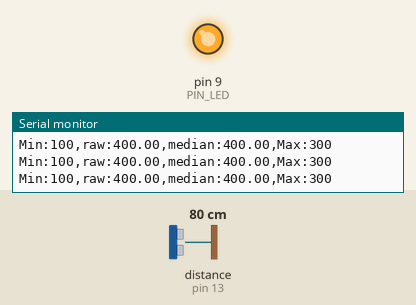
Bench run of a sketch on a simulated Arduino Uno, built with avr-gcc and run on an emulated ATmega328P. Parts: output pins drawn as LEDs (lit = HIGH), the last lines printed to the serial monitor. Wiring (inferred from the names in the program): ultrasonic range finder: trigger pin 12; echo pin 13. The test bench sets the inputs (shaded band); at power-on: distance to the obstacle (sensor on pin 13) 80 cm. The echo pulse lasts 58.3 µs per cm; pins used as bus, display or sensor lines are not drawn.

Above: at 1.2 s.
1.3 s: distance to the obstacle (sensor on pin 13) set to 18 cm
At 2.0 s:
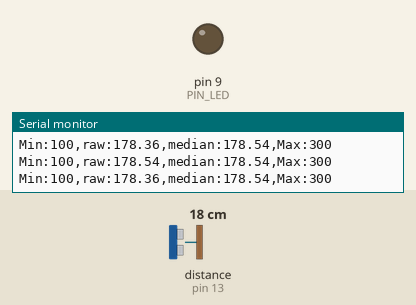
2.8 s: distance to the obstacle (sensor on pin 13) set to 2 cm
At 3.1 s:
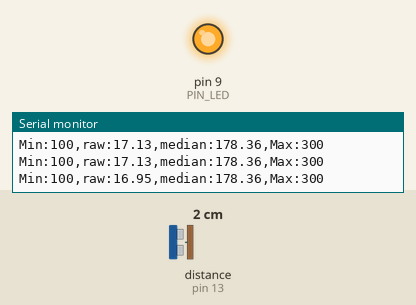
Timing chart, 0 to 5.8 s (numbered marks = the images above; inputs shaded):
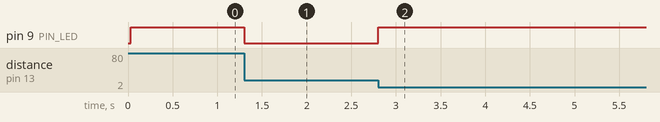

The sketch:

09_example_1.ino
```cpp
#define PIN_LED  9
#define PIN_TRIG 12
#define PIN_ECHO 13

#define SND_VEL 346.0
#define INTERVAL 25
#define PULSE_DURATION 10
#define _DIST_MIN 100
#define _DIST_MAX 300

#define _MEDIAN_N 30

#define TIMEOUT ((INTERVAL / 2) * 1000.0)
#define SCALE (0.001 * 0.5 * SND_VEL)

unsigned long last_sampling_time;
float samples[_MEDIAN_N];
int sample_count = 0;
int sample_index = 0;

float median_filter(float new_sample);

void setup() {

  pinMode(PIN_LED, OUTPUT);
  pinMode(PIN_TRIG, OUTPUT);
  pinMode(PIN_ECHO, INPUT);
  digitalWrite(PIN_TRIG, LOW);

  Serial.begin(57600);
}

void loop() {
  float dist_raw, dist_median;

  if (millis() < last_sampling_time + INTERVAL)
    return;

  dist_raw = USS_measure(PIN_TRIG, PIN_ECHO);

  dist_median = median_filter(dist_raw);

  Serial.print("Min:"); Serial.print(_DIST_MIN);
  Serial.print(",raw:"); Serial.print(min(dist_raw, _DIST_MAX + 100));
  Serial.print(",median:"); Serial.print(min(dist_median, _DIST_MAX + 100));
  Serial.print(",Max:"); Serial.print(_DIST_MAX);
  Serial.println("");

  if ((dist_raw < _DIST_MIN) || (dist_raw > _DIST_MAX))
    digitalWrite(PIN_LED, 1);
  else
    digitalWrite(PIN_LED, 0);

  last_sampling_time += INTERVAL;
}

float median_filter(float new_sample)
{
  samples[sample_index] = new_sample;
  sample_index = (sample_index + 1) % _MEDIAN_N;

  if (sample_count < _MEDIAN_N)
    sample_count++;

  float sorted[_MEDIAN_N];

  for (int i = 0; i < sample_count; i++)
    sorted[i] = samples[i];

  for (int i = 1; i < sample_count; i++) {
    float key = sorted[i];
    int j = i - 1;

    while (j >= 0 && sorted[j] > key) {
      sorted[j + 1] = sorted[j];
      j--;
    }
    sorted[j + 1] = key;
  }

  if (sample_count % 2 == 1)
    return sorted[sample_count / 2];

  return (sorted[sample_count / 2 - 1] + sorted[sample_count / 2]) / 2.0;
}

float USS_measure(int TRIG, int ECHO)
{
  digitalWrite(TRIG, HIGH);
  delayMicroseconds(PULSE_DURATION);
  digitalWrite(TRIG, LOW);

  return pulseIn(ECHO, HIGH, TIMEOUT) * SCALE;
}
```

Measured:
- after the input at 1.3 s, pin 9 (PIN_LED): HIGH → LOW at once
- after the input at 2.8 s, pin 9 (PIN_LED): LOW → HIGH at once
